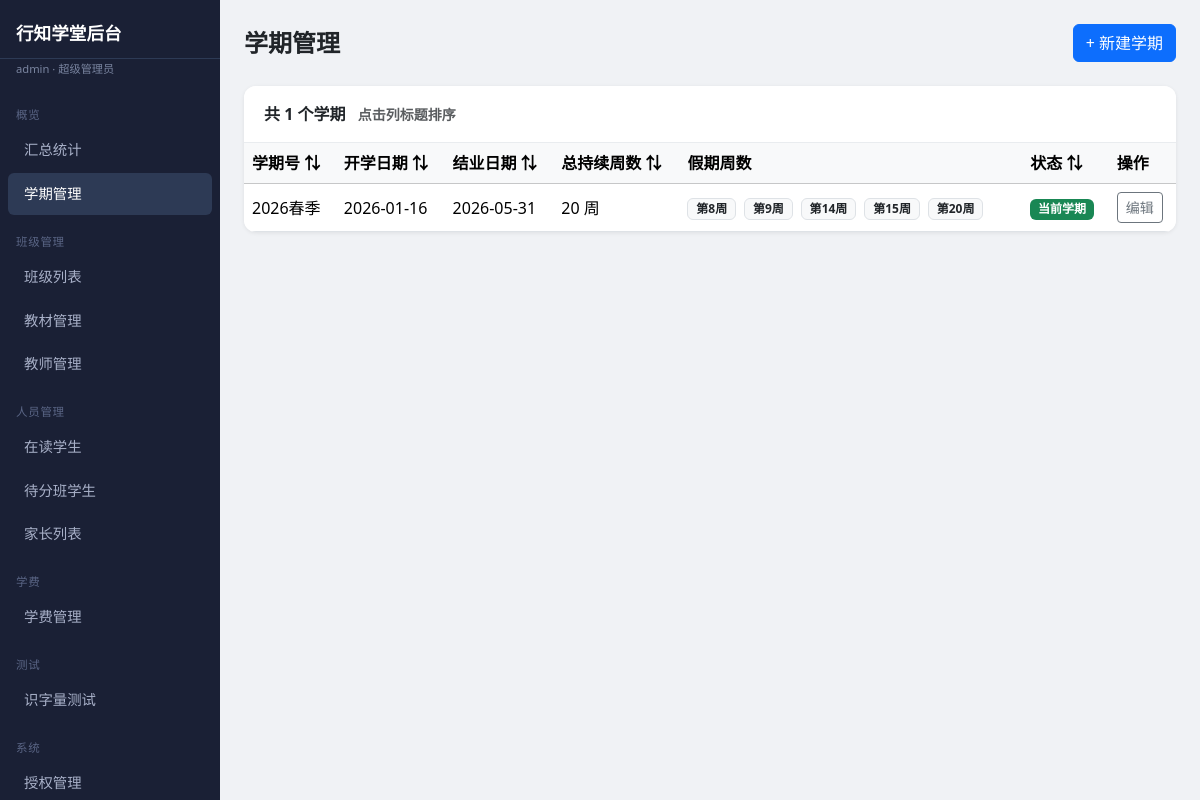
The app's page /admin/semesters (signed in) with its own data.
### app/models/admin_user.py (models this page shows, shortened)
class AdminUser(Base, TimestampMixin):
    __tablename__ = "admin_users"
    id: Mapped[int] = mapped_column(primary_key=True)
    username: Mapped[str] = mapped_column(String(100), unique=True, nullable=False)
    hashed_password: Mapped[str] = mapped_column(String(200), nullable=False)
    is_active: Mapped[bool] = mapped_column(Boolean, default=True)
    is_superadmin: Mapped[bool] = mapped_column(Boolean, default=False)
    role: Mapped[str] = mapped_column(String(20), nullable=False, default=ROLE_SENIOR_ADMIN)
    teacher_id: Mapped[Optional[int]] = mapped_column(
        Integer, ForeignKey("teachers.id"), nullable=True
    )
    teacher: Mapped[Optional["Teacher"]] = relationship("Teacher", foreign_keys=[teacher_id])  # noqa: F821

### app/models/semester.py (models this page shows)
class Semester(Base, TimestampMixin):
    __tablename__ = "semesters"
    id: Mapped[int] = mapped_column(primary_key=True)
    name: Mapped[str] = mapped_column(String(100), nullable=False)
    start_date: Mapped[date] = mapped_column(Date, nullable=False)
    end_date: Mapped[date] = mapped_column(Date, nullable=False)
    reg_open_date: Mapped[date] = mapped_column(Date, nullable=False)
    reg_close_date: Mapped[date] = mapped_column(Date, nullable=False)
    is_active: Mapped[bool] = mapped_column(Boolean, default=False)
    total_weeks: Mapped[Optional[int]] = mapped_column(Integer, nullable=True)
    holiday_weeks: Mapped[Optional[str]] = mapped_column(String(200), nullable=True)
    classes: Mapped[list["Class"]] = relationship(back_populates="semester")  # noqa: F821

### app/web/admin.py (the view)
@router.get("/semesters", response_class=HTMLResponse)
async def semesters_page(request: Request, db: AsyncSession = Depends(get_db)):
    admin = await _get_admin(request, db)
    if not admin:
        return _login_redirect()
    result = await db.execute(select(Semester).order_by(Semester.start_date.desc()))
    semesters = result.scalars().all()
    return templates.TemplateResponse(request, "admin/semesters.html", {
        "current_admin": admin,
        "semesters": semesters,
    })

### app/templates/admin/semesters.html (shortened to what this page needs)
{% extends "admin/base.html" %}
{% block content %}
<div class="page-header d-flex justify-content-between align-items-center">
  <h4 class="mb-0 fw-bold">学期管理</h4>
  <button class="btn btn-primary" data-bs-toggle="modal" data-bs-target="#newModal">+ 新建学期</button>
</div>
<div class="table-card">
  <div class="card-header">
    共 {{ semesters | length }} 个学期
    <small class="text-muted ms-2">点击列标题排序</small>
  </div>
  <table class="table table-hover align-middle mb-0" id="semTable">
    <thead class="table-light">
      <tr>
        <th class="sortable" data-col="0">学期号 <span class="sort-icon">⇅</span></th>
        <th class="sortable" data-col="1">开学日期 <span class="sort-icon">⇅</span></th>
        <th class="sortable" data-col="2">结业日期 <span class="sort-icon">⇅</span></th>
        <th class="sortable" data-col="3">总持续周数 <span class="sort-icon">⇅</span></th>
        <th>假期周数</th>
        <th class="sortable" data-col="5">状态 <span class="sort-icon">⇅</span></th>
        <th>操作</th>
      </tr>
    </thead>
    <tbody>
      {% for s in semesters %}
      <tr>
        <td class="fw-medium">{{ s.name }}</td>
        <td data-sort="{{ s.start_date.isoformat() }}">{{ s.start_date.strftime('%Y-%m-%d') }}</td>
        <td data-sort="{{ s.end_date.isoformat() }}">{{ s.end_date.strftime('%Y-%m-%d') }}</td>
        <td data-sort="{{ s.total_weeks or 0 }}">
          {% if s.total_weeks %}{{ s.total_weeks }} 周{% else %}<span class="text-muted">—</span>{% endif %}
        </td>
        <td>
          {% if s.holiday_weeks %}
            {% for w in s.holiday_weeks.split(',') %}
              <span class="badge bg-light text-dark border me-1">第{{ w.strip() }}周</span>
            {% endfor %}
          {% else %}
            <span class="text-muted">—</span>
          {% endif %}
        </td>
        <td data-sort="{{ '0' if s.is_active else '1' }}">
          {% if s.is_active %}
            <span class="badge bg-success">当前学期</span>
          {% else %}
            <span class="badge bg-secondary">未激活</span>
          {% endif %}
        </td>
        <td>
          <button class="btn btn-sm btn-outline-secondary"
                  onclick="openEdit({{ s.id }}, '{{ s.name }}', '{{ s.start_date.isoformat() }}', '{{ s.end_date.isoformat() }}', '{{ s.reg_open_date.isoformat() }}', '{{ s.reg_close_date.isoformat() }}', '{{ s.total_weeks or '' }}', '{{ s.holiday_weeks or '' }}')">
            编辑
          </button>
        </td>
      </tr>
      {% else %}
      <tr><td colspan="7" class="text-center text-muted py-4">暂无学期数据</td></tr>
      {% endfor %}
    </tbody>
  </table>
</div>
{% endblock %}

### app/templates/admin/base.html (shortened to what this page needs)
<!doctype html>
<html lang="zh-CN">
<head>
  <link href="https://cdn.jsdelivr.net/npm/bootstrap@5.3.2/dist/css/bootstrap.min.css" rel="stylesheet">
</head>
<body>
{% set _role = current_admin.role if current_admin else '' %}
{% set _is_super = (_role == 'superadmin' or (current_admin and current_admin.is_superadmin)) %}
{% set _is_senior = (_is_super or _role == 'senior_admin') %}
<div class="sidebar">
  <div class="brand">行知学堂后台</div>
  {% if current_admin %}
  <div class="role-badge">{{ current_admin.username }} · {{ current_admin.role_label }}</div>
  {% endif %}
  <nav class="mt-1">
    <div class="nav-section">概览</div>
    <a href="/admin/" class="nav-link {% if request.url.path == '/admin/' %}active{% endif %}">汇总统计</a>
    {% if _is_senior %}
    <a href="/admin/semesters" class="nav-link {% if '/semesters' in request.url.path %}active{% endif %}">学期管理</a>
    {% endif %}
    <div class="nav-section">班级管理</div>
    <a href="/admin/classes" class="nav-link {% if '/classes' in request.url.path %}active{% endif %}">班级列表</a>
    <a href="/admin/materials" class="nav-link {% if '/materials' in request.url.path %}active{% endif %}">教材管理</a>
    {% if _is_senior %}
    <a href="/admin/teachers" class="nav-link {% if '/teachers' in request.url.path %}active{% endif %}">教师管理</a>
    {% endif %}
    <div class="nav-section">人员管理</div>
    <a href="/admin/enrolled-students" class="nav-link {% if '/enrolled-students' in request.url.path %}active{% endif %}">在读学生</a>
    {% if _is_senior %}
    <a href="/admin/pending-students" class="nav-link {% if '/pending-students' in request.url.path %}active{% endif %}">待分班学生</a>
    {% endif %}
    <a href="/admin/guardians" class="nav-link {% if '/guardians' in request.url.path %}active{% endif %}">家长列表</a>
    {% if _is_super %}
    <div class="nav-section">学费</div>
    <a href="/admin/tuition" class="nav-link {% if '/tuition' in request.url.path %}active{% endif %}">学费管理</a>
    {% endif %}
    {% if _is_senior %}
    <div class="nav-section">测试</div>
    <a href="/admin/literacy-tests" class="nav-link {% if '/literacy-tests' in request.url.path %}active{% endif %}">识字量测试</a>
    {% endif %}
    {% if _is_super %}
    <div class="nav-section">系统</div>
    <a href="/admin/users" class="nav-link {% if '/users' in request.url.path %}active{% endif %}">授权管理</a>
    {% endif %}
  </nav>
</div>
<div class="main-content">
  {% block content %}{% endblock %}
</div>
</body>
</html>

### app/templates/admin/base.html (style rules this page uses)
body { background: #f0f2f5; }
.sidebar { width: 220px; min-height: 100vh; background: #1a2035; position: fixed; top: 0; left: 0; }
.sidebar .brand { padding: 20px 16px 12px; color: #fff; font-size: 1.1rem; font-weight: 700; border-bottom: 1px solid #2d3a55; }
.sidebar .nav-link { color: #a8b0c8; padding: 10px 16px; border-radius: 6px; margin: 2px 8px; font-size: .9rem; }
.sidebar .nav-link:hover, .sidebar .nav-link.active { background: #2d3a55; color: #fff; }
.sidebar .nav-section { color: #5a6585; font-size: .72rem; text-transform: uppercase; letter-spacing: .06em; padding: 16px 16px 4px; }
.sidebar .role-badge { font-size: .7rem; color: #7a85a0; padding: 2px 16px 8px; }
.main-content { margin-left: 220px; padding: 24px; min-height: 100vh; }
.page-header { margin-bottom: 24px; }
.table-card { background: #fff; border-radius: 12px; box-shadow: 0 1px 4px rgba(0,0,0,.08); overflow: hidden; }
.table-card .table { margin: 0; }
.table-card .card-header { padding: 16px 20px; background: #fff; border-bottom: 1px solid #e9ecef; font-weight: 600; }

### records on screen
AdminUser: username "admin", role_label "超级管理员"
Semester: name "2026春季", start_date "2026-01-16", end_date "2026-05-31", total_weeks "20", strip "8" "9" "14" "15" "20", is_active "当前学期"

### other values on screen
{{ semesters | length }} "1"
